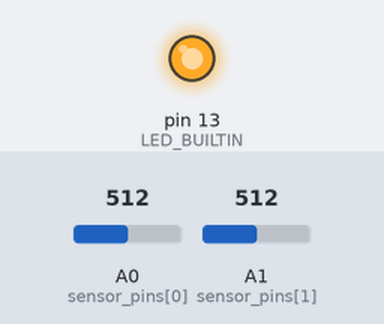
This sketch was run on a simulated Arduino Nano, built with avr-gcc and run on an emulated ATmega328P. On the bench: output pins drawn as LEDs (lit = HIGH). Inputs (shaded band) come from the test bench; at power-on: A0 (sensor_pins[0]) = 512, A1 (sensor_pins[1]) = 512. What the sketch prints to the serial monitor is not drawn.

Above: at 0.2 s.
Timing chart, 0 to 1.7 s (numbered marks = the images above):
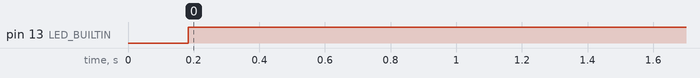

The sketch:

platformSensors.ino
```cpp
/*
  Valentin Puyfourcat
  SwapDock Landing pad sensors

  Determine whether a drone has landed on the platform

  using 3 FSR sensors and an arduino nano
*/

//Input pins
const byte NUM_SENSOR = 2;
const byte sensor_pin0 = A0;
const byte sensor_pin1 = A1;
//const byte sensor_pin2 = A2;
//const byte sensor_pins[NUM_SENSOR] = {sensor_pin0, sensor_pin1, sensor_pin2};
const byte sensor_pins[NUM_SENSOR] = {A0, A1};
//average filter
const byte NUM_READINGS = 8;
short readings[NUM_READINGS];
short readingsTotal = 0;
short readIndex = 0;

//threshold that means a drone has landed
// 970/1023 = 0.948 =>95%
const short _THRESH_PERCENT = 205;//
const short THRESH = _THRESH_PERCENT * NUM_READINGS; //TBD with actual platform


void setup() {
  Serial.begin(9600);
  pinMode(LED_BUILTIN, OUTPUT);
  sensorInit();
  Serial.flush();
  Serial.print("Threshold value: ");
  Serial.println(THRESH);
  Serial.print("Threshold percent: ");
  Serial.println(_THRESH_PERCENT);
}

void loop() {

  ReadSensors();
  Serial.println(readingsTotal);
  if (readingsTotal > THRESH)
  {
    digitalWrite(LED_BUILTIN, HIGH);
    Serial.println("DRONE_LANDED");
  }
  else digitalWrite(LED_BUILTIN, LOW);

  delay(1);

}
void sensorInit() {

  for (int i = 0; i < NUM_SENSOR; ++i)
    pinMode(sensor_pins[i], INPUT);
  for (int i = 0; i < NUM_READINGS; ++i) { //Do X readings
    short tempRead = 0;
    for (int j = 0; j < NUM_SENSOR; ++j) { //for each sensor, read its value
      tempRead += analogRead(sensor_pins[j]);
      delay(10);
    }
    readings[i] = tempRead / NUM_SENSOR; //average out
    readingsTotal += readings[i];
  }

}

void ReadSensors() {
  short value = 0;
  for (int i = 0; i < NUM_SENSOR; ++i) {
    value += analogRead(sensor_pins[i]);
    delay(10);
  }

  readingsTotal -= readings[readIndex];
  readings[readIndex] = value / NUM_SENSOR;
  readingsTotal += readings[readIndex++];
  if (readIndex >= NUM_READINGS)
    readIndex = 0;

}
```

Measured:
- by itself, pin 13 (LED_BUILTIN): LOW → HIGH at 0.18 s
